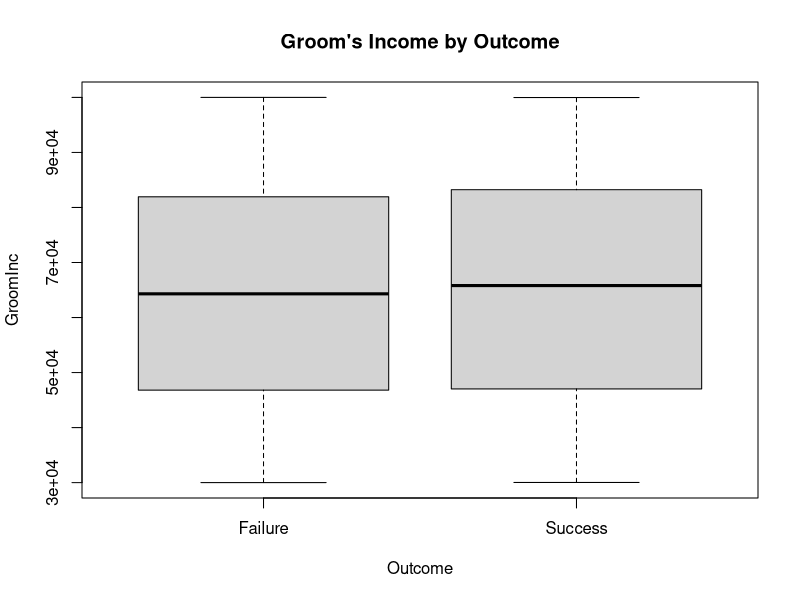
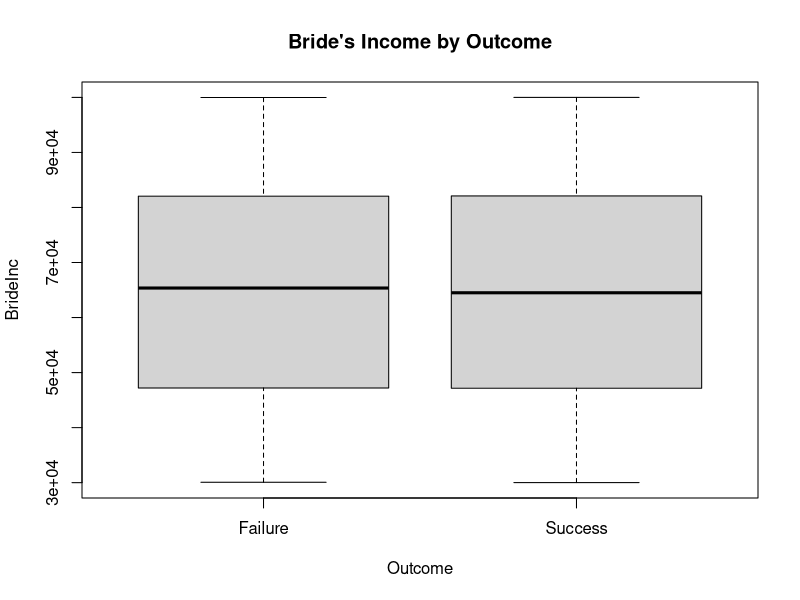

Write R code to recreate these figures, in order.
library(rpart)
getwd()
setwd("/Users/hetpatel/Data101Fall2024/Data101Fall2024/Assignments/Prediction_Challenge_2")
train <- read.csv("couplesTrain.csv")
test <- read.csv("CouplesTestStudents.csv")
str(train)
summary(train)
colnames(train)
table(train$Outcome)

boxplot(GroomInc ~ Outcome, data = train, main = "Groom's Income by Outcome")
boxplot(BrideInc ~ Outcome, data = train, main = "Bride's Income by Outcome")
table(train$GroomMB, train$Outcome)

tree <- rpart(Outcome ~ GroomMB + BrideMB + GroomInc + BrideInc, data = train, method = "class")
summary(tree)
prediction <- predict(tree, train, type="class")
accuracy <- mean(prediction == train$Outcome)
print(paste("Training Accuracy:", accuracy))
